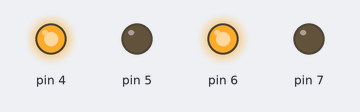
Bench run of a sketch on a simulated Arduino Uno, built with avr-gcc and run on an emulated ATmega328P. On the bench: output pins drawn as LEDs (lit = HIGH).

Above: at 0.5 s.
At 1.5 s:
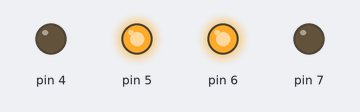
At 2.5 s:
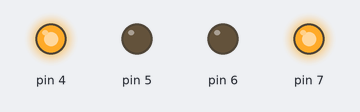
At 3.5 s:
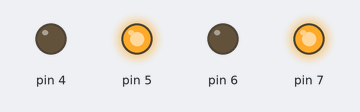
At 4.5 s:
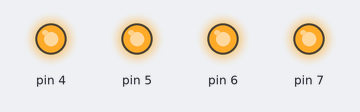
Timing chart, 0 to 6.5 s (numbered marks = the images above):
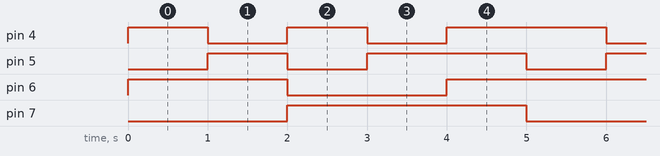

Measured:
- by itself, pin 4: repeats every 5.0 s: LOW 1.0 s, HIGH 1.0 s, LOW 1.0 s, HIGH 2.0 s
- by itself, pin 5: repeats every 5.0 s: LOW 1.0 s, HIGH 2.0 s, LOW 1.0 s, HIGH 1.0 s
- by itself, pin 6: repeats every 5.0 s: LOW 2.0 s, HIGH 3.0 s
- by itself, pin 7: alternates HIGH for 3.0 s and LOW for 2.0 s

The sketch:

main.ino
```cpp
#include "Bridge.h"

Bridge ponte;

#define DELAY 1000

void setup() {
  ponte = {4, 5, 6, 7};
  setupBridge(&ponte);
}

void loop() {
  moveForward(&ponte);
  delay(DELAY);

  turnLeft(&ponte);
  delay(DELAY);

  turnRight(&ponte);
  delay(DELAY);

  moveBackward(&ponte);
  delay(DELAY);

  stop(&ponte);
  delay(DELAY);
}
```

Bridge.cpp
```cpp
#include "Bridge.h"
#include <Arduino.h>

void setupBridge(Bridge *b) {
  pinMode(b->inputA, OUTPUT);
  pinMode(b->inputB, OUTPUT);
  pinMode(b->inputC, OUTPUT);
  pinMode(b->inputD, OUTPUT);
}

void moveForward(Bridge *b) {
  digitalWrite(b->inputA, HIGH);
  digitalWrite(b->inputB, LOW);
  digitalWrite(b->inputC, HIGH);
  digitalWrite(b->inputD, LOW);
}

void moveBackward(Bridge *b) {
  digitalWrite(b->inputA, LOW);
  digitalWrite(b->inputB, HIGH);
  digitalWrite(b->inputC, LOW);
  digitalWrite(b->inputD, HIGH);
}

void turnLeft(Bridge *b) {
  digitalWrite(b->inputA, LOW);
  digitalWrite(b->inputB, HIGH);
  digitalWrite(b->inputC, HIGH);
  digitalWrite(b->inputD, LOW);
}

void turnRight(Bridge *b) {
  digitalWrite(b->inputA, HIGH);
  digitalWrite(b->inputB, LOW);
  digitalWrite(b->inputC, LOW);
  digitalWrite(b->inputD, HIGH);
}

void stop(Bridge *b) {
  digitalWrite(b->inputA, HIGH);
  digitalWrite(b->inputB, HIGH);
  digitalWrite(b->inputC, HIGH);
  digitalWrite(b->inputD, HIGH);
}
```

Bridge.h
```cpp
#ifndef Bridge_h
#define Bridge_h

typedef struct {
  int inputA;
  int inputB;
  int inputC;
  int inputD;
} Bridge;

void setupBridge(Bridge *b);

void moveForward(Bridge *b);
void moveBackward(Bridge *b);

void turnLeft(Bridge *b);
void turnRight(Bridge *b);

void stop(Bridge *b);

#endif
```
